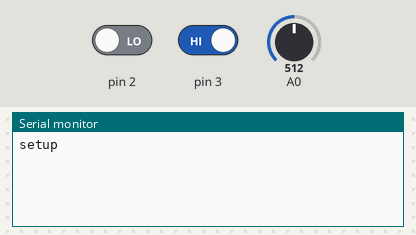
A sketch run on a simulated Arduino Uno, built with avr-gcc and run on an emulated ATmega328P. Parts: the last lines printed to the serial monitor. The inputs (shaded band) are chosen by the test bench; at power-on: pin 3 HIGH, pin 2 LOW, A0 = 512.

Above: at 10.8 s.
10.9 s: pin 3 driven LOW
At 16.3 s:
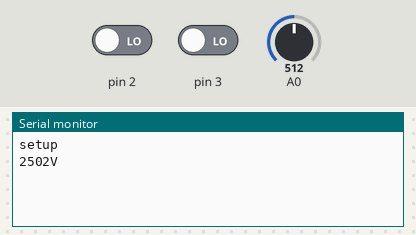
21.5 s: pin 2 driven HIGH
At 26.3 s:
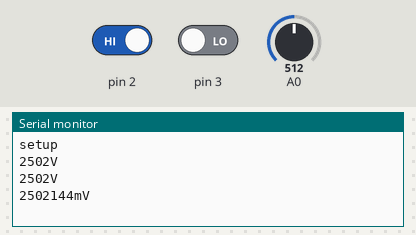
31.5 s: A0 set to 716
At 36.4 s:
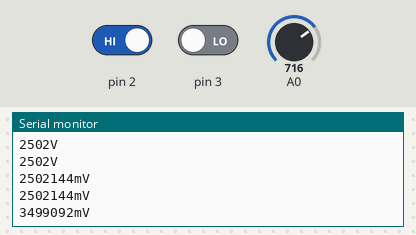
39.0 s: A0 set to 900
At 41.4 s:
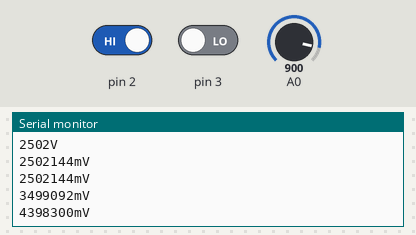
Timing chart, 0 to 42.9 s (numbered marks = the images above; inputs shaded):
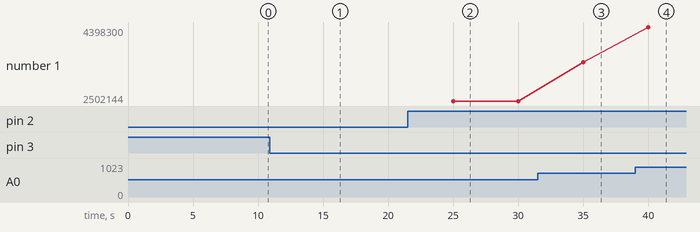

Measured:
- after the input at 10.9 s, the serial monitor: prints a new line after 4.1 s (image 1)
- after the input at 21.5 s, the serial monitor: prints a new line after 3.5 s (image 2)
- after the input at 31.5 s, the serial monitor: prints a new line after 3.5 s (image 3)
- after the input at 39.0 s, the serial monitor: prints a new line after 1.0 s (image 4)
- plotted number 1: 2502144 → 3499092 after the input at 31.5 s, 3499092 → 4398300 after the input at 39.0 s

The sketch:

multimetro.ino
```cpp
volatile int scale =0;
int hold =0;
int a0;

enum State_t{
  wait =0,
  adquire_entradas = 1,
  processa_V = 2,
  processa_mV = 3,
  imprime_saida = 4
};

enum scale_v
{
  V = 0,
  mV = 1
};
State_t state = wait;

scale_v v_state = V;

void scale_isr(){
  static unsigned long ultima_interrupcao = 0;
  static unsigned long tempo_botao = 50;

  unsigned long agora = millis();
  if((agora-ultima_interrupcao)>= tempo_botao){
    scale = 1;
    ultima_interrupcao = agora;
  }
}

void setup(){
  //Inicializar HW
  pinMode(2, INPUT);
  pinMode(3,INPUT);
  Serial.begin(115200);
  state=wait;
  v_state=V;
  attachInterrupt(digitalPinToInterrupt(2), scale_isr, RISING);
  Serial.println("setup");
}

unsigned long saida;


void loop(){
  int botao;


  switch(state){


    case wait:
  //  Serial.println("Wait");
    delay(5000);
    state = adquire_entradas;
    break;

    case adquire_entradas:
    a0 = analogRead(A0);
    noInterrupts();
    botao = scale;
    //scale=0;
    interrupts();

    if(botao==1){
      if(v_state==V){
        v_state=mV;

      }else{
          v_state=V;

      }
    attachInterrupt(digitalPinToInterrupt(2), scale_isr, LOW);
    }
    if(v_state==V){
      state = processa_V;
    //  Serial.println("Processa V");
    }else{
      state = processa_mV;
    //  Serial.println("Processa mV");

    }


    break;

    case processa_mV:
    saida =((long)a0)*(((long)5000000)/((long)1023)) ;
    hold = digitalRead(3);
    if(hold==0){
      state = imprime_saida;
    }else{
    //  Serial.println("Vai para wait");
      state = wait;
    }
    attachInterrupt(digitalPinToInterrupt(2), scale_isr, RISING);
    break;

    case processa_V:
    saida =(((long)a0)*(((long)5000000)/((long)1023))/1000) ;
    hold = digitalRead(3);
    if(hold==0){
    //  Serial.println("Imprime_saida");
      state = imprime_saida;

    }else{
    //  Serial.println("Vai para wait");
      state = wait;
    }
    attachInterrupt(digitalPinToInterrupt(2), scale_isr, RISING);

    break;

    case imprime_saida:
    state = wait;
    Serial.print(saida);
    if(v_state==V){
      Serial.println("V");
    }else{
      Serial.println("mV");
    }
    scale=0;
    break;

  }
}
```
